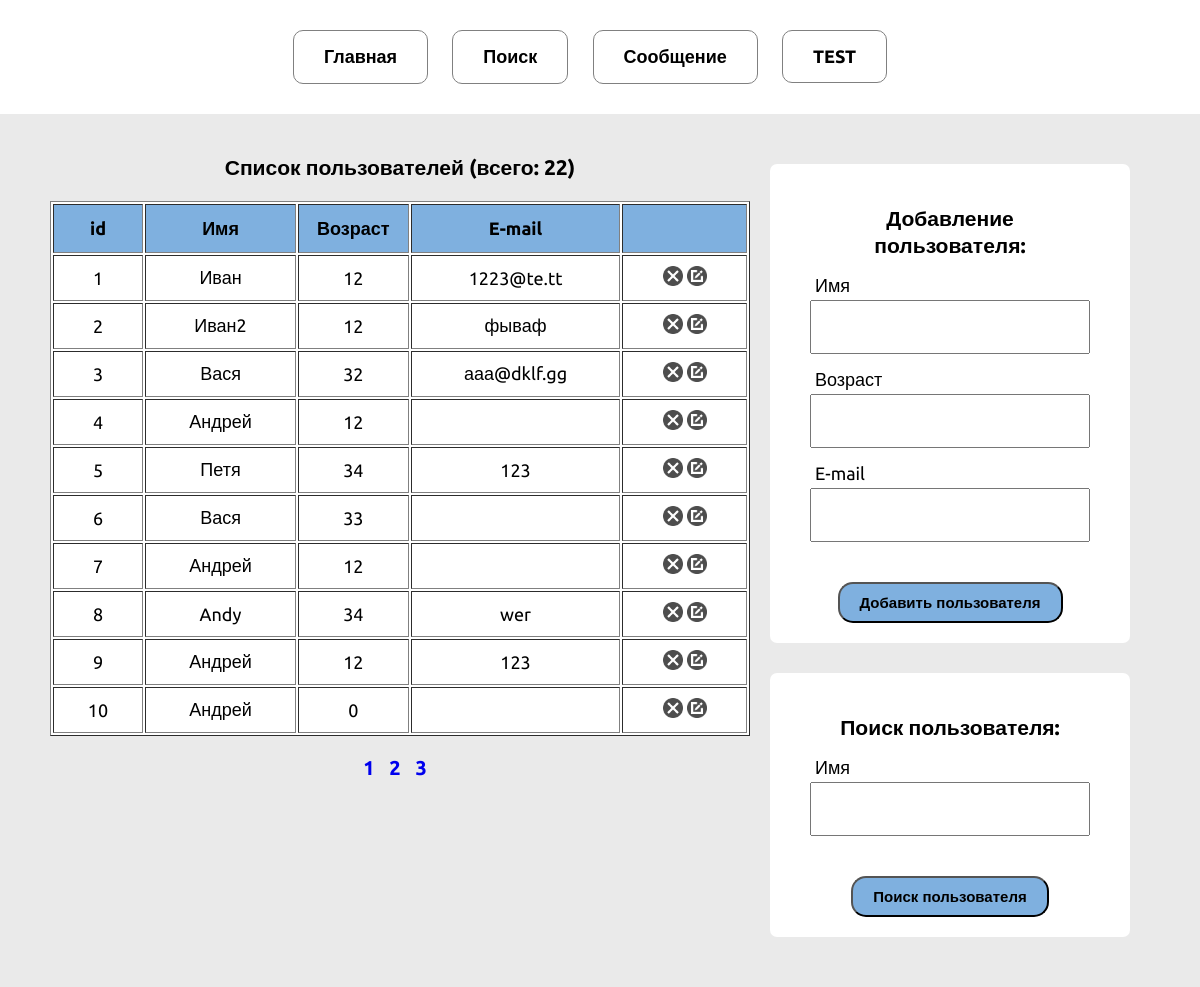
The page / on the database its author committed.
### tables this page shows
CREATE TABLE `users` (
  `id` int(11) NOT NULL,
  `name` char(10) NOT NULL,
  `age` int(3) NOT NULL,
  `email` char(20) NOT NULL
);

### core/functions.php (called while the page is built, shortened)
<?php
function count_rows($con){
  $sql = "SELECT * FROM users";
   $result = mysqli_query($con, $sql);
   $result = mysqli_num_rows($result);
   return $result;
}
 ?>

### index.php (the view, shortened to what this page needs)
<!DOCTYPE html>
<html lang="ru" dir="ltr">
<head>
  <link rel="stylesheet" href="/css/style.css">
</head>
<body>
  <?php require_once 'header.php'; ?>
  <div class="container">
    <div class="users_list">
      <?php
      require_once '/core/functions.php';
      $link = connect();
      $count = count_rows($link);
      $count_page = ceil($count/10);
      echo "<h3>Список пользователей (всего: $count)</h3>";
      $page = 0;
      $query = 'SELECT * FROM users ORDER BY id LIMIT 10 OFFSET '.$page*10;
      if ($result = mysqli_query($link, $query)) {
        echo '<table border="1"> <tr id="title"><th>id</th><th>Имя</th><th>Возраст</th><th>E-mail</th><th></th></tr>';
        while( $row = mysqli_fetch_assoc($result) ){
          echo "<tr><td>".$row['id']."</td><td>".$row['name']."</td><td>".$row['age']."</td><td>".$row['email']."</td>
          <td>
          <a href='/core/delete.php?id=".$row['id']."'><img src='img/del.png' alt='Удалить' width='20px' height='20px'></a>
          <a href='/core/edit.php?id=".$row['id']."'><img src='img/edit.png' alt='Удалить' width='20px' height='20px'></a>
          </td></tr> ";
        }
        echo "</table>";
      }
      for ($i=0; $i < $count_page; $i++) {
        $j = $i + 1;
        $page_numbers .= "<a href='index.php?page=$i'>$j </a> ";
      }
      echo "<div class='page_numbers'>$page_numbers</div>";
      ?>
    </div>
    <div class="users_form">
      <form class="default_form" action="core/add.php" method="post">
        <h3>Добавление пользователя:</h3>
        <div class="form_inner">
          <label for="name">Имя</label>
          <input type="text" name="name" >
        </div>
        <div class="form_inner">
          <label for="age">Возраст</label>
          <input type="text" name="age" ></div>
          <div class="form_inner">
            <label for="email">E-mail</label>
            <input type="text" name="email" >
          </div>
          <button type="submit" name="button_add">Добавить пользователя</button>
        </form>
        <form class="default_form" action="/core/find.php" method="post">
          <h3>Поиск пользователя:</h3>
          <div class="form_inner">
            <label for="name">Имя</label>
            <input type="text" name="name" ><br>
          </div>
          <button type="submit" name="button_find">Поиск пользователя</button>
        </form>
      </div>
    </div>
  </body>
  </html>

### header.php
<?php
echo '
<nav>
<a href="/index.php">Главная</a>
<a href="/core/find.php">Поиск</a>
<a href="/core/mesage.php">Сообщение</a>
<a href="/test.php">TEST</a>
</nav>
';
 ?>

### css/style.css (style rules this page uses)
* { box-sizing: border-box; }
body { font-family: 'Ubuntu', sans-serif; font-size: 18px; margin: 0; }
nav { padding: 30px 50px; text-align: center; }
nav a { color: black; display: inline-block; text-decoration: none; border:1px solid gray; border-radius: 10px; padding: 15px 30px; font-weight: 700; margin-right: 20px; }
.container { max-width: 1600px; display: grid; grid-template-columns: 1fr 1fr; margin: 0 auto; padding: 20px 50px; text-align: center; background-color: #EAEAEA; }
table { background-color: white; margin: auto; min-width: 700px; max-width: 900px; }
table td { padding: 10px 20px; }
#title { line-height:2.5em; background-color: #7FB0DF; }
.page_numbers { padding-top: 20px; font-weight: bold; }
.page_numbers a { text-decoration: none; font-size: 20px; margin-right: 10px; }
.users_form { padding: 0 20px; }
.default_form { margin: 30px auto; background-color: white; padding: 20px 40px; font-size: 18px; line-height: 1.5em; max-width: 500px; text-align: center; border-radius: 7px; }
.default_form input { line-height: 40px; width: 100%; margin: 20px 0px; font-size: 20px; padding: 5px; }
.default_form button { margin-top: 20px; padding: 10px 20px; background-color: #7FB0DF; border-radius: 15px; font-size: 15px; font-weight: bold; }
.form_inner { position: relative; }
.form_inner label { position: absolute; left: 5px; top: -8px; }

### rows shown on the page
users: id "1", name "Иван", age "12", email "1223@te.tt"
users: id "2", name "Иван2", age "12", email "фываф"
users: id "3", name "Вася", age "32", email "ааа@dklf.gg"
users: id "4", name "Андрей", age "12"
users: id "5", name "Петя", age "34", email "123"
users: id "6", name "Вася", age "33"
users: id "7", name "Андрей", age "12"
users: id "8", name "Andy", age "34", email "wer"
users: id "9", name "Андрей", age "12", email "123"
users: id "10", name "Андрей", age "0"

### other values the page prints
$count "22"
$j "1"
$j "2"
$j "3"
